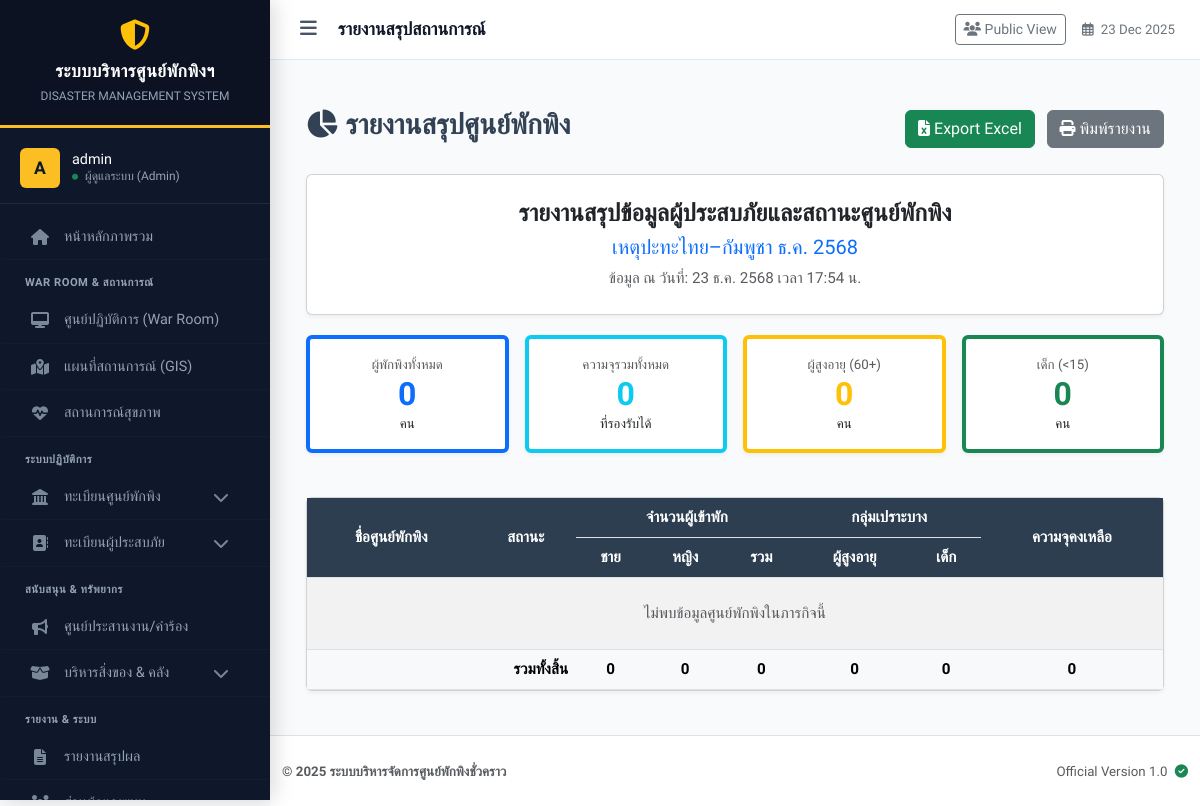
Page /report_shelter.php (signed in) on the earlier database version.
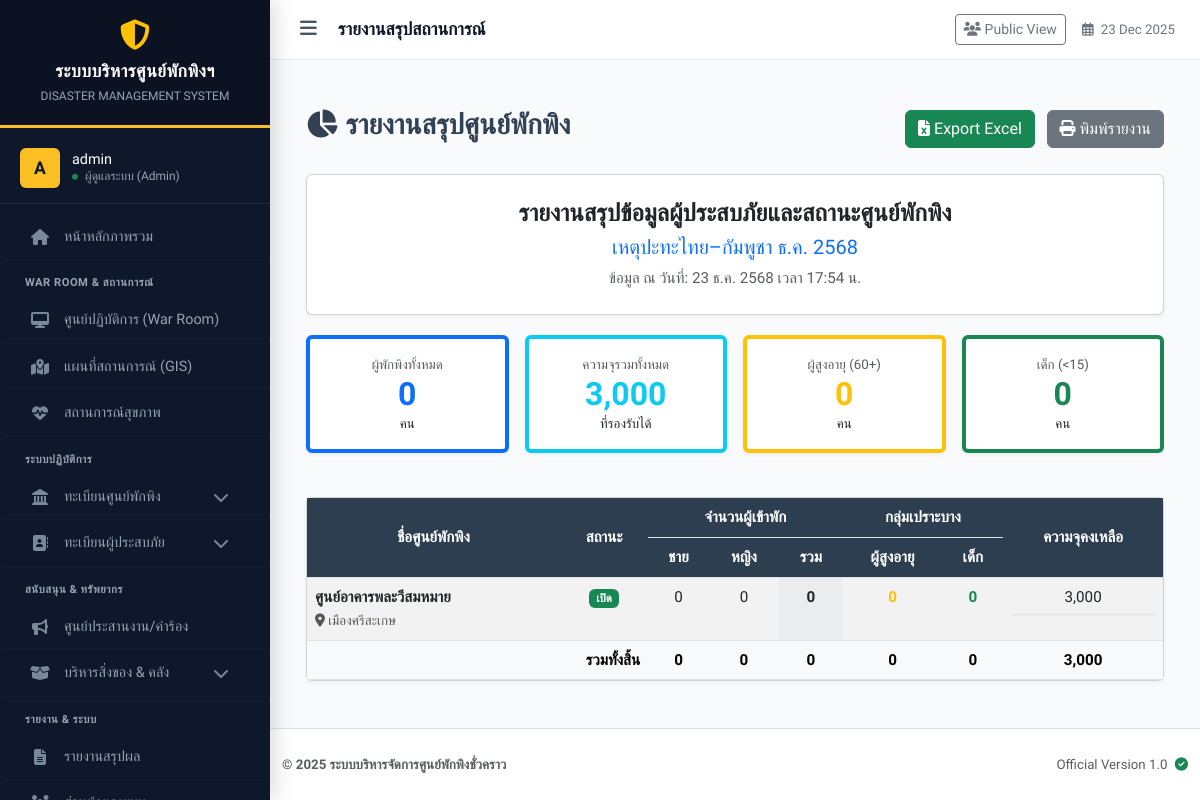
Same page on the later database version.
### tables this page shows
CREATE TABLE `shelters` (
  `id` int(11) NOT NULL,
  `incident_id` int(11) NOT NULL COMMENT 'ผูกกับเหตุการณ์ไหน',
  `name` varchar(200) NOT NULL COMMENT 'ชื่อศูนย์',
  `location` text NOT NULL COMMENT 'ที่ตั้ง',
  `latitude` decimal(10,8) DEFAULT NULL,
  `longitude` decimal(11,8) DEFAULT NULL,
  `capacity` int(11) NOT NULL DEFAULT 0 COMMENT 'ความจุสูงสุด',
  `contact_phone` varchar(20) DEFAULT NULL,
  `status` enum('open','full','closed') NOT NULL DEFAULT 'open',
  `last_updated` datetime DEFAULT NULL
);

### includes/functions.php (called while the page is built, shortened)
<?php
function h($string) {
    return htmlspecialchars($string ?? '', ENT_QUOTES, 'UTF-8');
}
?>

### report_shelter.php (the view, shortened to what the changed rows need)
<?php
require_once 'config/db.php';
require_once 'includes/functions.php';
$incident_id = filter_input(INPUT_GET, 'incident_id', FILTER_VALIDATE_INT);
if (!$incident_id) {
    $stmt = $pdo->query("SELECT id FROM incidents WHERE status='active' ORDER BY id DESC LIMIT 1");
    $incident_id = $stmt->fetchColumn();
}
$shelters = [];
if ($incident_id) {
    $sql = "SELECT s.id, s.name, s.location, s.capacity, s.contact_phone, s.status,
            (SELECT COUNT(*) FROM evacuees e WHERE e.shelter_id = s.id AND e.check_out_date IS NULL) as total_occupied,
            (SELECT COUNT(*) FROM evacuees e WHERE e.shelter_id = s.id AND e.check_out_date IS NULL AND e.gender='male') as male,
            (SELECT COUNT(*) FROM evacuees e WHERE e.shelter_id = s.id AND e.check_out_date IS NULL AND e.gender='female') as female,
            (SELECT COUNT(*) FROM evacuees e WHERE e.shelter_id = s.id AND e.check_out_date IS NULL AND e.age >= 60) as elderly,
            (SELECT COUNT(*) FROM evacuees e WHERE e.shelter_id = s.id AND e.check_out_date IS NULL AND e.age < 15) as children
            FROM shelters s
            WHERE s.incident_id = ?
            ORDER BY s.id ASC";
    $stmt = $pdo->prepare($sql);
    $stmt->execute([$incident_id]);
    $shelters = $stmt->fetchAll();
}
?>
<!DOCTYPE html>
<html lang="th">
<head>
    <link href="https://cdn.jsdelivr.net/npm/bootstrap@5.3.0/dist/css/bootstrap.min.css" rel="stylesheet">
    <link rel="stylesheet" href="https://cdnjs.cloudflare.com/ajax/libs/font-awesome/6.4.0/css/all.min.css">
</head>
<body>
<?php include 'includes/header.php'; ?>
<div class="container-fluid mt-4">
    <?php
        $sum_total = 0; $sum_cap = 0; $sum_male = 0; $sum_female = 0; $sum_elderly = 0; $sum_child = 0;
        foreach ($shelters as $s) {
            $sum_total += $s['total_occupied'];
            $sum_cap += $s['capacity'];
            $sum_male += $s['male'];
            $sum_female += $s['female'];
            $sum_elderly += $s['elderly'];
            $sum_child += $s['children'];
        }
    ?>
    <div class="row g-3 mb-4">
        <div class="col-md-3 col-6">
            <div class="card card-report p-3 text-center border-start border-4 border-info">
                <div class="text-muted small">ความจุรวมทั้งหมด</div>
                <div class="h2 fw-bold text-info mb-0"><?php echo number_format($sum_cap); ?></div>
                <small>ที่รองรับได้</small>
            </div>
        </div>
    </div>
    <div class="card card-report">
        <div class="card-body p-0">
            <div class="table-responsive">
                <table class="table table-custom table-striped table-hover mb-0">
                    <thead class="text-center">
                        <tr>
                            <th rowspan="2">ชื่อศูนย์พักพิง</th>
                            <th rowspan="2">สถานะ</th>
                            <th colspan="3">จำนวนผู้เข้าพัก</th>
                            <th colspan="2">กลุ่มเปราะบาง</th>
                            <th rowspan="2">ความจุคงเหลือ</th>
                        </tr>
                        <tr>
                            <th>ชาย</th>
                            <th>หญิง</th>
                            <th>รวม</th>
                            <th>ผู้สูงอายุ</th>
                            <th>เด็ก</th>
                        </tr>
                    </thead>
                    <tbody>
                        <?php if (empty($shelters)): ?>
                            <tr><td colspan="8" class="text-center py-4 text-muted">ไม่พบข้อมูลศูนย์พักพิงในภารกิจนี้</td></tr>
                        <?php else: ?>
                            <?php foreach ($shelters as $row):
                                $status_badge = match($row['status']) {
                                    'open' => '<span class="badge bg-success">เปิด</span>',
                                    'full' => '<span class="badge bg-danger">เต็ม</span>',
                                    'closed' => '<span class="badge bg-secondary">ปิด</span>',
                                    default => '<span class="badge bg-secondary">'.$row['status'].'</span>'
                                };
                            ?>
                            <tr>
                                <td>
                                    <div class="fw-bold"><?php echo h($row['name']); ?></div>
                                    <small class="text-muted"><i class="fas fa-map-marker-alt"></i> <?php echo h($row['location']); ?></small>
                                </td>
                                <td class="text-center"><?php echo $status_badge; ?></td>
                                <td class="text-center"><?php echo number_format($row['male']); ?></td>
                                <td class="text-center"><?php echo number_format($row['female']); ?></td>
                                <td class="text-center fw-bold bg-light"><?php echo number_format($row['total_occupied']); ?></td>
                                <td class="text-center text-warning fw-bold"><?php echo number_format($row['elderly']); ?></td>
                                <td class="text-center text-success fw-bold"><?php echo number_format($row['children']); ?></td>
                                <td class="text-center">
                                    <?php
                                        $available = $row['capacity'] - $row['total_occupied'];
                                        echo ($available > 0) ? number_format($available) : '<span class="text-danger">0</span>';
                                    ?>
                                    <div class="progress mt-1" style="height: 3px;">
                                    </div>
                                </td>
                            </tr>
                            <?php endforeach; ?>
                        <?php endif; ?>
                    </tbody>
                    <tfoot class="table-light fw-bold text-center">
                        <tr>
                            <td colspan="2" class="text-end">รวมทั้งสิ้น</td>
                            <td><?php echo number_format($sum_male); ?></td>
                            <td><?php echo number_format($sum_female); ?></td>
                            <td><?php echo number_format($sum_total); ?></td>
                            <td><?php echo number_format($sum_elderly); ?></td>
                            <td><?php echo number_format($sum_child); ?></td>
                            <td><?php echo number_format($sum_cap - $sum_total); ?></td>
                        </tr>
                    </tfoot>
                </table>
            </div>
        </div>
    </div>
</div>
<?php include 'includes/footer.php'; ?>
</body>
</html>

Differences in the rows shown:
added shelters: name "ศูนย์อาคารพละวีสมหมาย", location "เมืองศรีสะเกษ", status "เปิด", male "0", female "0", total_occupied "0", elderly "0", children "0", available "3,000"
Other differences:
$sum_cap: "0" → "3,000"
$sum_cap - $sum_total: "0" → "3,000"
text no longer shown: "ไม่พบข้อมูลศูนย์พักพิงในภารกิจนี้"
